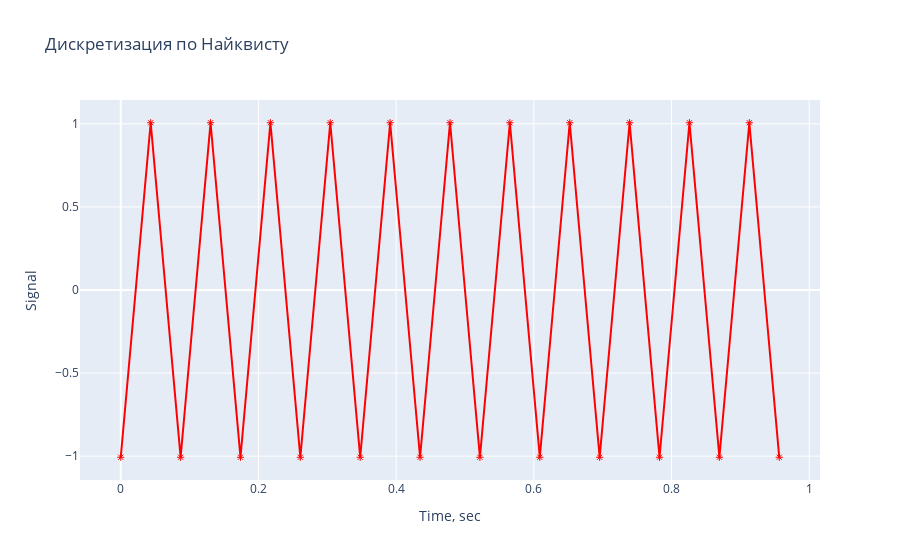

Notebook code for this chart:
### Code cell
data = [
    go.Scatter(
        x = tn,
        y = y1n,
        mode = 'markers+lines',
        marker = dict(color='red', symbol=135),
        name = 'Дискретизация по Найквисту'
    )
]
layout = go.Layout(
    title='Дискретизация по Найквисту',
    xaxis=dict(title='Time, sec'),
    yaxis=dict(title='Signal')
    )
fig = go.Figure(data=data, layout=layout)
iplot(fig)

### Figure 1 — Plotly figure (JSON) as saved in the notebook; plotly's stock layout.template omitted (floating-point values rounded to 4 significant figures)
{"data": [{"marker": {"color": "red", "symbol": 135}, "mode": "markers+lines", "name": "Дискретизация по Найквисту", "type": "scatter", "x": [0, 0.04348, 0.08696, 0.1304, 0.1739, 0.2174, 0.2609, 0.3043, 0.3478, 0.3913, 0.4348, 0.4783, 0.5217, 0.5652, 0.6087, 0.6522, 0.6957, 0.7391, 0.7826, 0.8261, 0.8696, 0.913, 0.9565], "y": [-1.007, 1.007, -1.007, 1.007, -1.007, 1.007, -1.007, 1.007, -1.007, 1.007, -1.007, 1.007, -1.007, 1.007, -1.007, 1.007, -1.007, 1.007, -1.007, 1.007, -1.007, 1.007, -1.007]}], "layout": {"title": {"text": "Дискретизация по Найквисту"}, "xaxis": {"title": {"text": "Time, sec"}}, "yaxis": {"title": {"text": "Signal"}}}}
